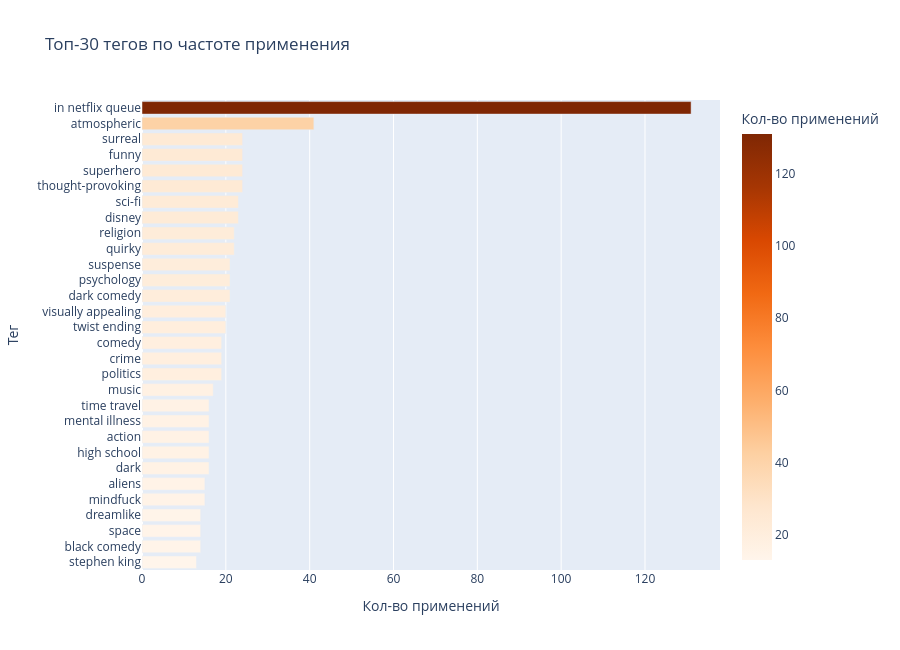

The code cell stored with this chart in its notebook:
### Code cell
# Топ-30 тегов
top_tags = tags['tag'].str.lower().value_counts().head(30).reset_index()
top_tags.columns = ['tag', 'count']

fig = px.bar(
    top_tags.sort_values('count'),
    x='count', y='tag', orientation='h',
    title='Топ-30 тегов по частоте применения',
    labels={'count': 'Кол-во применений', 'tag': 'Тег'},
    color='count', color_continuous_scale='Oranges'
)
fig.update_layout(height=650, showlegend=False)
fig.show()

### Figure 1 — Plotly figure (JSON) as saved in the notebook; plotly's stock layout.template omitted (floating-point values rounded to 4 significant figures)
{"data": [{"alignmentgroup": "True", "hovertemplate": "Кол-во применений=%{marker.color}<br>Тег=%{y}<extra></extra>", "legendgroup": "", "marker": {"color": [13, 14, 14, 14, 15, 15, 16, 16, 16, 16, 16, 17, 19, 19, 19, 20, 20, 21, 21, 21, 22, 22, 23, 23, 24, 24, 24, 24, 41, 131], "coloraxis": "coloraxis", "pattern": {"shape": ""}}, "name": "", "offsetgroup": "", "orientation": "h", "showlegend": false, "textposition": "auto", "type": "bar", "x": [13, 14, 14, 14, 15, 15, 16, 16, 16, 16, 16, 17, 19, 19, 19, 20, 20, 21, 21, 21, 22, 22, 23, 23, 24, 24, 24, 24, 41, 131], "xaxis": "x", "y": ["stephen king", "black comedy", "space", "dreamlike", "mindfuck", "aliens", "dark", "high school", "action", "mental illness", "time travel", "music", "politics", "crime", "comedy", "twist ending", "visually appealing", "dark comedy", "psychology", "suspense", "quirky", "religion", "disney", "sci-fi", "thought-provoking", "superhero", "funny", "surreal", "atmospheric", "in netflix queue"], "yaxis": "y"}], "layout": {"barmode": "relative", "coloraxis": {"colorbar": {"title": {"text": "Кол-во применений"}}, "colorscale": [[0, "rgb(255,245,235)"], [0.125, "rgb(254,230,206)"], [0.25, "rgb(253,208,162)"], [0.375, "rgb(253,174,107)"], [0.5, "rgb(253,141,60)"], [0.625, "rgb(241,105,19)"], [0.75, "rgb(217,72,1)"], [0.875, "rgb(166,54,3)"], [1, "rgb(127,39,4)"]]}, "height": 650, "legend": {"tracegroupgap": 0}, "showlegend": false, "title": {"text": "Топ-30 тегов по частоте применения"}, "xaxis": {"anchor": "y", "domain": [0, 1], "title": {"text": "Кол-во применений"}}, "yaxis": {"anchor": "x", "domain": [0, 1], "title": {"text": "Тег"}}}}
